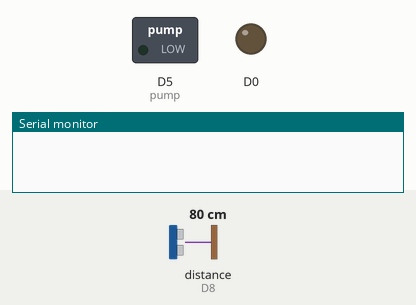
The sketch below on a simulated ESP8266 (Wemos D1 mini). On the bench: switched loads named in the sketch (green lamp = pin HIGH), output pins drawn as LEDs (lit = HIGH), the last lines printed to the serial monitor. Wiring (inferred from the names in the program): ultrasonic range finder: trigger D7; echo D8. Inputs (shaded band) come from the test bench; at power-on: distance to the obstacle (sensor on D8) 80 cm. The echo pulse lasts 58.3 µs per cm; pins used as bus, display or sensor lines are not drawn.

Above: at 0.0 s.
At 2.0 s:
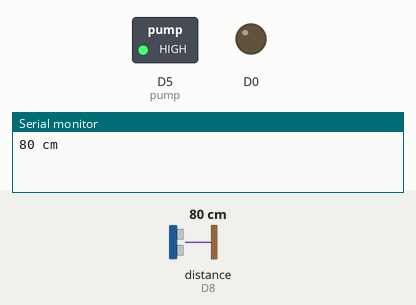
Timing chart, 0 to 3.5 s (numbered marks = the images above):
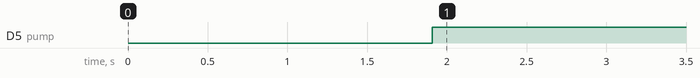

The sketch:

Project_Kla.ino
```cpp
// Fill-in information from your Blynk Template here
#define BLYNK_TEMPLATE_ID "TMPLzz0M7PIa"
#define BLYNK_DEVICE_NAME "Pump project"

#define BLYNK_FIRMWARE_VERSION        "0.1.0"

#define BLYNK_PRINT Serial
//#define BLYNK_DEBUG

#define APP_DEBUG

// Uncomment your board, or configure a custom board in Settings.h
//#define USE_SPARKFUN_BLYNK_BOARD
//#define USE_NODE_MCU_BOARD
//#define USE_WITTY_CLOUD_BOARD
//#define USE_WEMOS_D1_MINI

#include "BlynkEdgent.h"
const int trig = D7; //ประกาศขา trig
const int echo = D8; //ประกาศขา echo
int pump = D5;
long duration, distance; //ประกาศตัวแปรเก็บค่าระยะ

BlynkTimer timer;


void setup()
{
  pinMode(echo, INPUT); //สั่งให้ขา echo ใช้งานเป็น input
  pinMode(trig, OUTPUT); //สั่งให้ขา trig ใช้งานเป็น output
  pinMode(D0,OUTPUT);
  pinMode(pump,OUTPUT);
  Serial.begin(115200);
  delay(100);
  timer.setInterval(1000L, fucking_loop);
  BlynkEdgent.begin();
}


void loop() {
   BlynkEdgent.run();
   timer.run();
}


void fucking_loop(){
   digitalWrite(trig, LOW);
 delayMicroseconds(5);
 digitalWrite(trig, HIGH);
 delayMicroseconds(5);
 digitalWrite(trig, LOW); //ใช้งานขา trig
 duration = pulseIn(echo, HIGH); //อ่านค่าของ echo
 distance = (duration/2) / 29.1; //คำนวณเป็น centimeters
 Serial.print(distance);
 Serial.print(" cm\n");
  float percent = distance;
  float val1 = (percent - 3) / 17;
  float val2 = val1 *100;
  float result = (val2-100) *(-1);

  if(distance>=20){
    while(distance > 4){
    digitalWrite(pump,HIGH);
    Blynk.virtualWrite(V2, 1);
    }

  }
  else{
    digitalWrite(pump,LOW);
    Blynk.virtualWrite(V2, 0);
  }


if(distance <= 20 && distance >= 3){
  Blynk.virtualWrite(V1, result);
  Serial.print(result);
  Serial.print("%");
  Serial.println();

}
else{
  Blynk.virtualWrite(V1, 0);
}

}
```

Measured:
- by itself, D5 (pump): LOW → HIGH at 1.9 s
